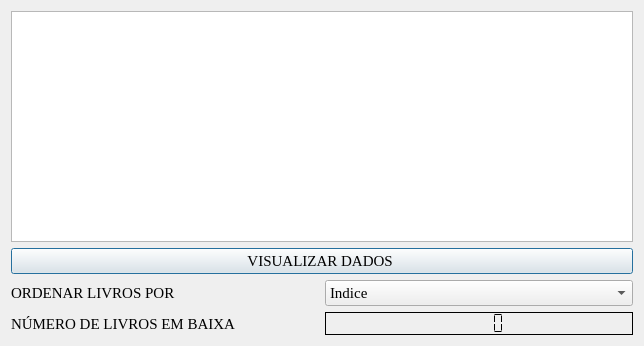
<?xml version="1.0" encoding="UTF-8"?>
<ui version="4.0">
 <class>Livros_em_baixa</class>
 <widget class="QDialog" name="Livros_em_baixa">
  <property name="geometry">
   <rect>
    <x>0</x>
    <y>0</y>
    <width>644</width>
    <height>346</height>
   </rect>
  </property>
  <property name="windowTitle">
   <string>LIVROS EM BAIXA</string>
  </property>
  <layout class="QVBoxLayout" name="verticalLayout">
   <item>
    <widget class="QTableView" name="tableView"/>
   </item>
   <item>
    <widget class="QPushButton" name="pushButton">
     <property name="font">
      <font>
       <family>Times New Roman</family>
       <pointsize>11</pointsize>
      </font>
     </property>
     <property name="text">
      <string>VISUALIZAR DADOS </string>
     </property>
    </widget>
   </item>
   <item>
    <layout class="QHBoxLayout" name="horizontalLayout">
     <item>
      <widget class="QLabel" name="label">
       <property name="font">
        <font>
         <family>Times New Roman</family>
         <pointsize>11</pointsize>
        </font>
       </property>
       <property name="text">
        <string>ORDENAR LIVROS POR</string>
       </property>
      </widget>
     </item>
     <item>
      <widget class="QComboBox" name="comboBox">
       <property name="font">
        <font>
         <family>Times New Roman</family>
         <pointsize>11</pointsize>
        </font>
       </property>
       <item>
        <property name="text">
         <string>Indice</string>
        </property>
       </item>
       <item>
        <property name="text">
         <string>Nome_livro</string>
        </property>
       </item>
       <item>
        <property name="text">
         <string>Nome_autor</string>
        </property>
       </item>
       <item>
        <property name="text">
         <string>Trilha</string>
        </property>
       </item>
       <item>
        <property name="text">
         <string>CDU</string>
        </property>
       </item>
       <item>
        <property name="text">
         <string>Editora</string>
        </property>
       </item>
       <item>
        <property name="text">
         <string>Colecao</string>
        </property>
       </item>
       <item>
        <property name="text">
         <string>Local</string>
        </property>
       </item>
       <item>
        <property name="text">
         <string>Data_edic</string>
        </property>
       </item>
       <item>
        <property name="text">
         <string>n_exemplar</string>
        </property>
       </item>
       <item>
        <property name="text">
         <string>situacao</string>
        </property>
       </item>
       <item>
        <property name="text">
         <string>data_entrada</string>
        </property>
       </item>
       <item>
        <property name="text">
         <string>data_emprestimo</string>
        </property>
       </item>
       <item>
        <property name="text">
         <string>data_devolucao</string>
        </property>
       </item>
       <item>
        <property name="text">
         <string/>
        </property>
       </item>
      </widget>
     </item>
    </layout>
   </item>
   <item>
    <layout class="QHBoxLayout" name="horizontalLayout_2">
     <item>
      <widget class="QLabel" name="label_4">
       <property name="font">
        <font>
         <family>Times New Roman</family>
         <pointsize>11</pointsize>
        </font>
       </property>
       <property name="text">
        <string>NÚMERO DE LIVROS EM BAIXA</string>
       </property>
      </widget>
     </item>
     <item>
      <widget class="QLCDNumber" name="lcdNumber">
       <property name="frameShadow">
        <enum>QFrame::Plain</enum>
       </property>
       <property name="segmentStyle">
        <enum>QLCDNumber::Flat</enum>
       </property>
      </widget>
     </item>
    </layout>
   </item>
  </layout>
 </widget>
 <resources/>
 <connections/>
</ui>
